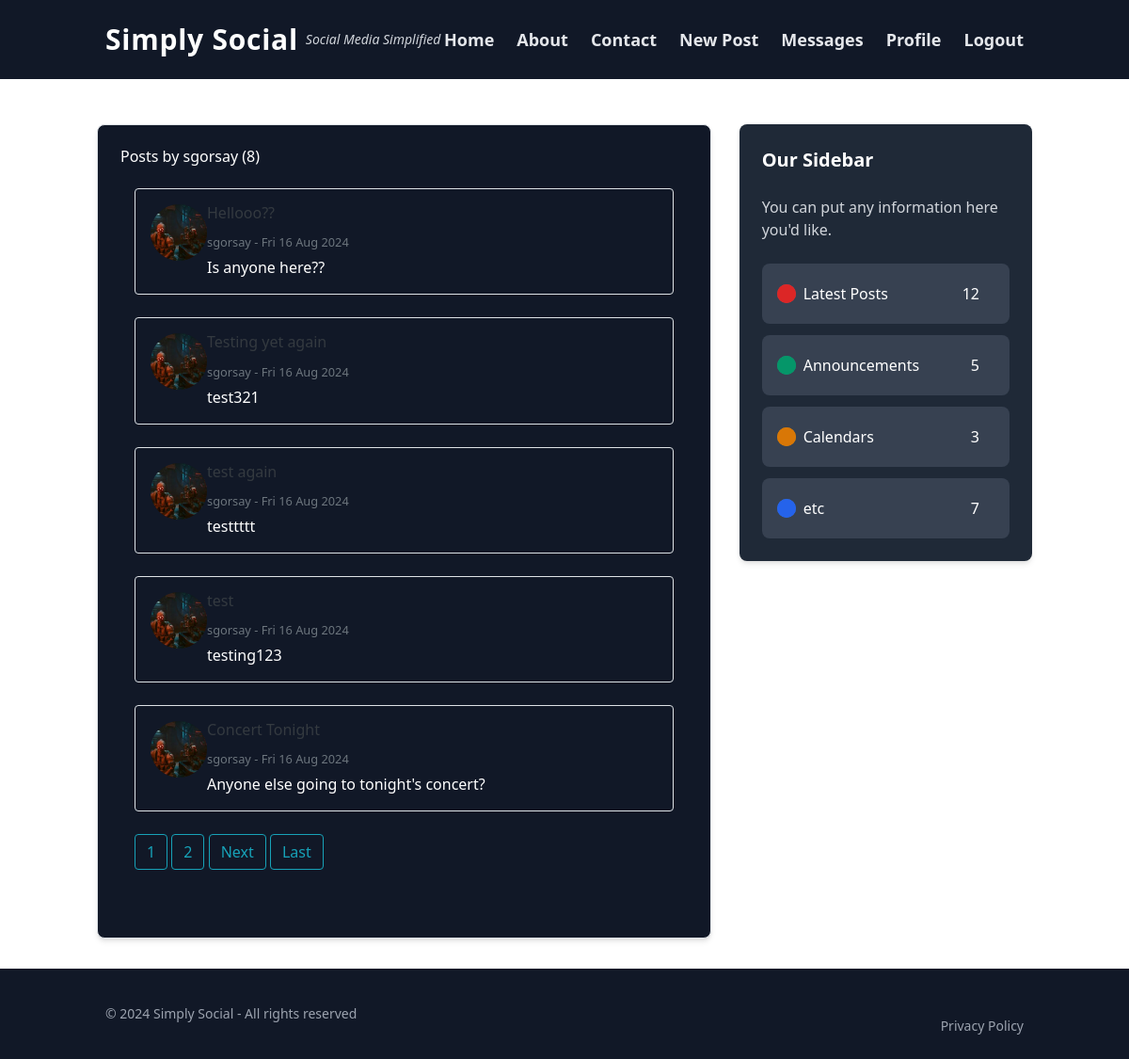
The page /blog/user/sgorsay (signed in) on the database its author committed.
### blog/models.py (models this page shows, shortened)
class Post(models.Model):
    title = models.CharField(max_length=100)
    content = models.TextField()
    date_posted = models.DateTimeField(default = timezone.now)
    author = models.ForeignKey(User, on_delete=models.CASCADE)

### users/models.py (models this page shows, shortened)
class Profile(models.Model):
    user = models.OneToOneField(User, on_delete=models.CASCADE)
    image = models.ImageField(default='default.jpg', upload_to='profile_pics')
    bio = models.TextField(default="Hi! I am using Simply Social")
    encryption_key = models.CharField(max_length=100, blank=True, null=True)

### blog/views.py (the view)
# urls.py: path('user/<str:username>', UserPostListView.as_view(), name='user-posts'),
class UserPostListView(ListView):
    model = Post
    template_name = 'blog/user_posts.html' # <app>/<model>_<viewtype>.html
    context_object_name = 'posts'
    paginate_by = 5
    def get_queryset(self):
        user = get_object_or_404(User, username=self.kwargs.get('username'))
        return Post.objects.filter(author=user).order_by('-date_posted')

### blog/templates/blog/user_posts.html (shortened to what this page needs)
{% extends "blog/base.html" %}
{% block content %}
    <h1 class="mb-3">Posts by {{ view.kwargs.username }} ({{ page_obj.paginator.count }})</h1>
    <div class="container my-4">
        <div class="row">
            {% for post in posts %}
                <div class="col-12 mb-4">
                    <div class="d-flex align-items-right p-3 border rounded bg- shadow-sm">
                        <div class="me-4">
                            <img src="{{ post.author.profile.image.url }}"
                                 class="img-fluid rounded-circle"
                                 style="width: 60px; height: 60px; object-fit: cover;"
                                 alt="Profile picture of {{ post.author }}">
                        </div>
                        <div class="flex-grow-1">
                            <h4 class="mb-2">
                                <a class="text-dark" href="{% url 'post-detail' post.id  %}" style="text-decoration:none">{{ post.title }}</a>
                            </h4>
                            <p class="text-muted mb-1">
                                <small><a href="{% url 'user-posts' post.author.username %}">{{ post.author }}</a> - {{ post.date_posted|date:"D d M Y" }}</small>
                            </p>
                            <p class="mb-0">{{ post.content }}</p>
                        </div>
                    </div>
                </div>
            {% endfor %}
        </div>
        {% if is_paginated %}
            {% for num in page_obj.paginator.page_range %}
                {% if page_obj.number == num %}
                    <a class="btn btn-outline-info mb-4" href="?page={{ num }}">{{ num }}</a>
                {% elif num > page_obj.number|add:"-3" and num < page_obj.number|add:"3" %}
                    <a class="btn btn-outline-info mb-4" href="?page={{ num }}">{{ num }}</a>
                {% endif %}
            {% endfor %}
            {% if page_obj.has_next %}
                <a class="btn btn-outline-info mb-4" href="?page={{ page_obj.next_page_number }}">Next</a>
                <a class="btn btn-outline-info mb-4" href="?page={{ page_obj.paginator.num_pages }}">Last</a>
            {% endif %}
        {% endif %}
    </div>
{% endblock content %}

### static/css/styles.css (style rules this page uses)
body { transition: filter 0.5s ease-in-out; }

### rows shown on the page
Post: author.profile.image (picture), title "Hellooo??", author "sgorsay", date_posted "Fri 16 Aug 2024", content "Is anyone here??"
Post: author.profile.image (picture), title "Testing yet again", author "sgorsay", date_posted "Fri 16 Aug 2024", content "test321"
Post: author.profile.image (picture), title "test again", author "sgorsay", date_posted "Fri 16 Aug 2024", content "testtttt"
Post: author.profile.image (picture), title "test", author "sgorsay", date_posted "Fri 16 Aug 2024", content "testing123"
Post: author.profile.image (picture), title "Concert Tonight", author "sgorsay", date_posted "Fri 16 Aug 2024", content "Anyone else going to tonight's concert?"

### other values the page prints
{{ view.kwargs.username }} "sgorsay"
{{ page_obj.paginator.count }} "8"
{{ num }} "1"
{{ num }} "2"
